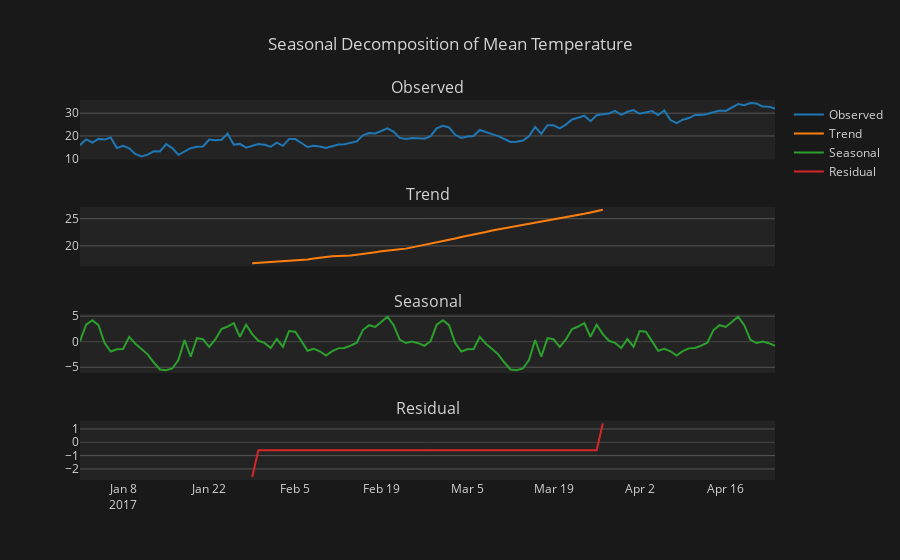

Here is the notebook cell this chart was saved with:
### Markdown cell above
## Plotting Seasonal Decompositions with plotly:

### Code cell
from statsmodels.tsa.seasonal import seasonal_decompose
import plotly.subplots as sp

# Perform seasonal decomposition
result = seasonal_decompose(df['meantemp'], model='additive', period=57)

# Plot the decomposed components
fig = sp.make_subplots(rows=4, cols=1, shared_xaxes=True, 
                       subplot_titles=['Observed', 'Trend', 'Seasonal', 'Residual'])

fig.add_trace(go.Scatter(x=df.index, y=result.observed, mode='lines', name='Observed'), row=1, col=1)
fig.add_trace(go.Scatter(x=df.index, y=result.trend, mode='lines', name='Trend'), row=2, col=1)
fig.add_trace(go.Scatter(x=df.index, y=result.seasonal, mode='lines', name='Seasonal'), row=3, col=1)
fig.add_trace(go.Scatter(x=df.index, y=result.resid, mode='lines', name='Residual'), row=4, col=1)

fig.update_layout(template= 'xgridoff_dark',height=800, title='Seasonal Decomposition of Mean Temperature')
fig.show()
